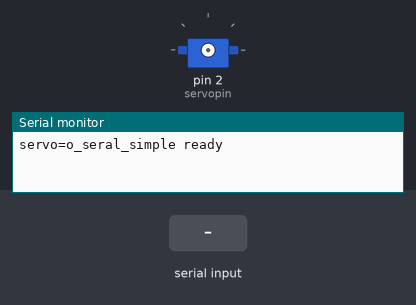
This sketch was run on a simulated Arduino Uno, built with avr-gcc and run on an emulated ATmega328P. Parts: servo, the last lines printed to the serial monitor. Wiring (inferred from the names in the program): servo: signal pin 2. The test bench sets the inputs (shaded band). Servo pulses on a pin are drawn as a servo (544–2400 µs = 0–180°).

Above: at 1.2 s.
1.3 s: "90,45\n" received over Serial
At 3.1 s:
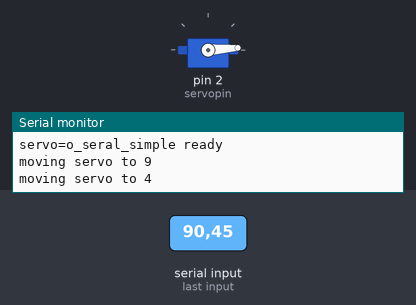
4.3 s: "30,150\n" received over Serial
At 5.0 s:
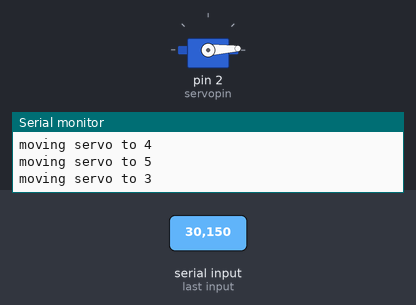
Timing chart, 0 to 8.1 s (numbered marks = the images above; inputs shaded):
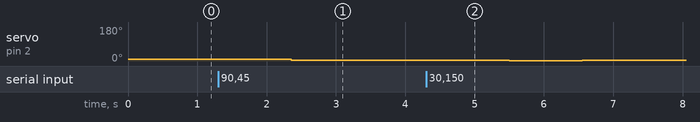

The sketch:

code18.ino
```cpp
//UART send 1~9==>20~180 degree
int servopin=2;//Set the servopin to the digital port 9
int myangle;//Define angle variables
int pulsewidth;//Define pulse width variable
int val;
void servopulse(int servopin,int myangle)/*Define a pulse function that is used to simulate a PWM value*/
{
  pulsewidth=(myangle*11)+500;//Turn the angle to 500-2480 of the pulse width
  digitalWrite(servopin,HIGH);//Servopin port is high level
  delayMicroseconds(pulsewidth);//The number of microseconds of the delayed pulse width
  digitalWrite(servopin,LOW);//Servopin port is low level
  delay(20-pulsewidth/1000);//Remainder time in time delay
}
void setup()
{
  pinMode(servopin,OUTPUT);//Set the servo interface to the output interface
  Serial.begin(9600);//Set the baud rate to 9600
  Serial.println("servo=o_seral_simple ready" ) ;
}
void loop()
{
	val=Serial.read();//Read the data received from the serial port
	if(val>'0'&&val<='400')//Determine whether the value of the received data is in conformity with the range
	{
		val=val-'0';//Convert ASCII code into numeric value，eg:'9'-'0'=0x39-0x30=9
		//val=val*(180/9);//Convert numbers to angles，eg:9*（180/9）=180
		Serial.print("moving servo to ");
		Serial.print(val,DEC);
		Serial.println();
		for(int i=0;i<=50;i++) //Produce PWM number, equivalent delay to ensure that it can turn to the response angle
		{
			servopulse(servopin,val);//Analog generation of PWM
		}
	}
}
```

Measured:
- after the input at 1.3 s, servo on pin 2 (servopin): 9° → 4° after 1.1 s, → 5° 1.0 s later
- after the input at 4.3 s, servo on pin 2 (servopin): 5° → 3° after 0.15 s, → 1° 1.0 s later, → 5° 1.0 s later
